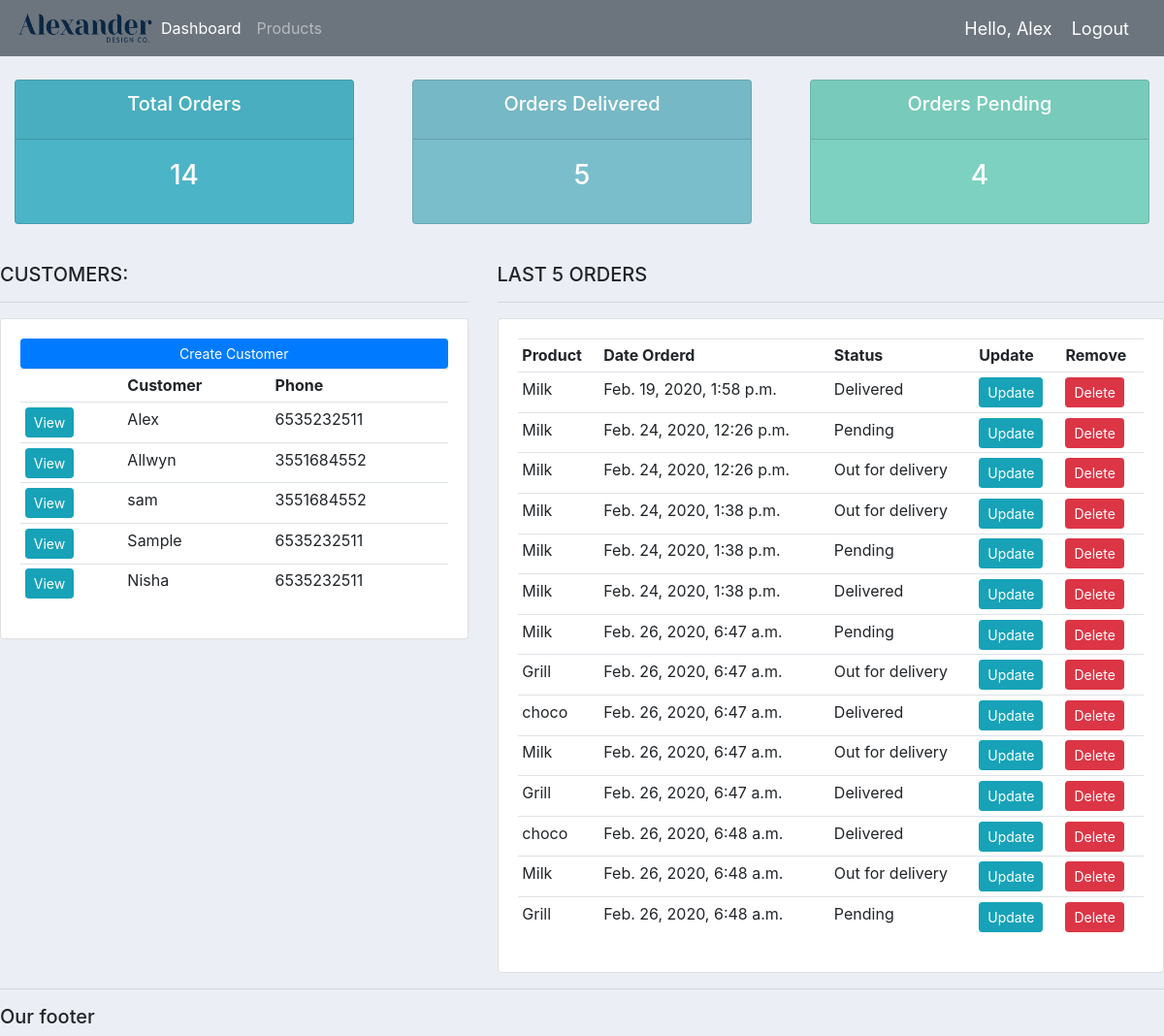
The app's page / (signed in) with its own data.
### accounts/models.py (models this page shows, shortened)
class Customer(models.Model):
    user = models.OneToOneField(User, null=True, blank=True, on_delete=models.CASCADE)
    name = models.CharField(max_length=200, null=True)
    phone = models.CharField(max_length=200, null=True)
    email = models.CharField(max_length=200, null=True)
    profile_pic = models.ImageField(default="profile1.png", null=True, blank=True)
    date_created = models.DateTimeField(auto_now_add=True, null=True)

class Order(models.Model):
    STATUS = (
        ('Pending', 'Pending'),
        ('Out for delivery', 'Out for delivery'),
        ('Delivered', 'Delivered'),
    )
    customer = models.ForeignKey(Customer, null=True, on_delete=models.SET_NULL)
    product = models.ForeignKey(Product, null=True, on_delete=models.SET_NULL)
    date_created = models.DateTimeField(auto_now_add=True, null=True)
    status = models.CharField(max_length=200, null=True, choices=STATUS)
    note = models.CharField(max_length=1000, null=True)

class Product(models.Model):
    CATEGORY = (
        ('Indoor', 'Indoor'),
        ('Out Door', 'Out Door'),
    )
    name = models.CharField(max_length=200, null=True)
    price = models.FloatField(null=True)
    category = models.CharField(max_length=200, null=True, choices=CATEGORY)
    description = models.CharField(max_length=200, null=True, blank=True)
    date_created = models.DateTimeField(auto_now_add=True, null=True)
    tags = models.ManyToManyField(Tag)
    def __str__(self):
        return self.name

### accounts/decorators.py (the view)
    def wrapper_function(request, *args, **kwargs):
        group = None
        if request.user.groups.exists():
            group = request.user.groups.all()[0].name
        if group == 'customer':
            return redirect('user-page')
        if group == 'admin':
            return view_func(request, *args, **kwargs)

### accounts/views.py (called while the page is built)
@login_required(login_url='login')
@admin_only
def home(request):
    orders = Order.objects.all()
    customers = Customer.objects.all()
    total_customers = customers.count()
    total_orders = orders.count()
    delivered = orders.filter(status='Delivered').count()
    pending = orders.filter(status='Pending').count()
    context = {'orders': orders, 'customers': customers,
               'total_orders': total_orders, 'delivered': delivered,
               'pending': pending}
    return render(request, 'accounts/dashboard.html', context)

### accounts/templates/accounts/dashboard.html
{%  extends 'accounts/main.html' %}
{% block content %}
{%  include 'accounts/status.html' %}
<br>
<div class="row">
	<div class="col-md-5">
		<h5>CUSTOMERS:</h5>
		<hr>
		<div class="card card-body">
			<a class="btn btn-primary  btn-sm btn-block" href="">Create Customer</a>
			<table class="table table-sm">
				<tr>
					<th></th>
					<th>Customer</th>
					<th>Phone</th>
				</tr>
				{% for customer in customers %}
					<tr>
						<td><a class="btn btn-sm btn-info" href="{% url 'customer' customer.id %}">View</a></td>
						<td>{{customer.name}}</td>
						<td>{{customer.phone}}</td>
					</tr>
				{% endfor %}
			</table>
		</div>
	</div>
	<div class="col-md-7">
		<h5>LAST 5 ORDERS</h5>
		<hr>
		<div class="card card-body">
			<table class="table table-sm">
				<tr>
					<th>Product</th>
					<th>Date Orderd</th>
					<th>Status</th>
					<th>Update</th>
					<th>Remove</th>
				</tr>
				{% for order in orders %}
					<tr>
						<td>{{order.product}}</td>
						<td>{{order.date_created}}</td>
						<td>{{order.status}}</td>
						<td><a class="btn btn-sm btn-info" href="{% url 'update_order' order.id %}">Update</a></td>
						<td><a class="btn btn-sm btn-danger" href="{% url 'delete_order' order.id %}">Delete</a></td>
					</tr>
				{% endfor %}
			</table>
		</div>
	</div>
</div>
{% endblock %}

### accounts/templates/accounts/main.html (shortened to what this page needs)
{% load static %}
<!DOCTYPE html>
<html lang="en">
<head>
    <link rel="stylesheet" href="https://stackpath.bootstrapcdn.com/bootstrap/4.3.1/css/bootstrap.min.css"
>
    <link rel="stylesheet" type="text/css" href="{% static '/css/main.css' %}">
</head>
<body>
    {% include 'accounts/navbar.html' %}
    {% block content %}
    {% endblock %}
    <hr>
    <h5>Our footer</h5>
</body>
</html>

### accounts/templates/accounts/navbar.html (shortened to what this page needs)
{% load static %}
<nav class="navbar navbar-expand-lg navbar-dark bg-secondary">
 <img src="{% static 'images/logo.png' %}" bgcolor="blue" height="42" width="142">
  <div class="collapse navbar-collapse" id="navbarNav">
    <ul class="navbar-nav">
        {% if request.user.is_staff %}
      <li class="nav-item active">
        <a class="nav-link" href="{% url 'home' %}">Dashboard</a>
      </li>
      <li class="nav-item">
        <a class="nav-link" href="{% url 'products' %}">Products</a>
      </li>
        {% else %}
      <li class="nav-item">
        <a class="nav-link" href="{% url 'account' %}">Settings</a>
      </li>
        {% endif %}
    </ul>
  </div>
    <span class="hello-msg">Hello, {{request.user}}</span>
    <span><a class="hello-msg" href="{% url 'logout' %}">Logout</a></span>
</nav>

### accounts/templates/accounts/status.html
<br>
<div class="row">
	<div class="col">
		<div class="col-md">
			<div class="card text-center text-white  mb-3" id="total-orders">
			  	<div class="card-header">
			  		<h5 class="card-title">Total Orders</h5>
			  	</div>
			  	<div class="card-body">
			    	<h3 class="card-title">{{total_orders}}</h3>
			  	</div>
			</div>
		</div>
	</div>
	<div class="col">
		<div class="col-md">
			<div class="card text-center text-white  mb-3" id="orders-delivered">
			  	<div class="card-header">
			  		<h5 class="card-title">Orders Delivered</h5>
			  	</div>
			  	<div class="card-body">
			    	<h3 class="card-title">{{delivered}}</h3>
			  	</div>
			</div>
		</div>
	</div>
	<div class="col">
		<div class="col-md">
			<div class="card text-center text-white  mb-3" id="orders-pending">
			  	<div class="card-header">
			  		<h5 class="card-title">Orders Pending</h5>
			  	</div>
			  	<div class="card-body">
			    	<h3 class="card-title">{{pending}}</h3>
			  	</div>
			</div>
		</div>
	</div>
</div>

### static/css/main.css (style rules this page uses)
body { background-color: #ebeff5; }
#total-orders { background-color: #4cb4c7; }
#orders-delivered { background-color: #7abecc; }
#orders-pending { background-color: #7CD1C0; }

### accounts/templates/accounts/navbar.html (style rules this page uses)
.hello-msg { font-size: 18px; color: #fff; margin-right: 20px; }

### records on screen
Customer: name "Alex", phone "6535232511"
Customer: name "Allwyn", phone "3551684552"
Customer: name "sam", phone "3551684552"
Customer: name "Sample", phone "6535232511"
Customer: name "Nisha", phone "6535232511"
Order: product "Milk", date_created "Feb. 19, 2020, 1:58 p.m.", status "Delivered"
Order: product "Milk", date_created "Feb. 24, 2020, 12:26 p.m.", status "Pending"
Order: product "Milk", date_created "Feb. 24, 2020, 12:26 p.m.", status "Out for delivery"
Order: product "Milk", date_created "Feb. 24, 2020, 1:38 p.m.", status "Out for delivery"
Order: product "Milk", date_created "Feb. 24, 2020, 1:38 p.m.", status "Pending"
Order: product "Milk", date_created "Feb. 24, 2020, 1:38 p.m.", status "Delivered"
Order: product "Milk", date_created "Feb. 26, 2020, 6:47 a.m.", status "Pending"
Order: product "Grill", date_created "Feb. 26, 2020, 6:47 a.m.", status "Out for delivery"
Order: product "choco", date_created "Feb. 26, 2020, 6:47 a.m.", status "Delivered"
Order: product "Milk", date_created "Feb. 26, 2020, 6:47 a.m.", status "Out for delivery"
Order: product "Grill", date_created "Feb. 26, 2020, 6:47 a.m.", status "Delivered"
Order: product "choco", date_created "Feb. 26, 2020, 6:48 a.m.", status "Delivered"
Order: product "Milk", date_created "Feb. 26, 2020, 6:48 a.m.", status "Out for delivery"
Order: product "Grill", date_created "Feb. 26, 2020, 6:48 a.m.", status "Pending"

### other values on screen
{{ request.user }} "Alex"
{{ total_orders }} "14"
{{ delivered }} "5"
{{ pending }} "4"
